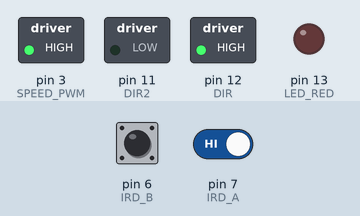
This sketch was run on a simulated Arduino Uno, built with avr-gcc and run on an emulated ATmega328P. Parts: switched loads named in the sketch (green lamp = pin HIGH), output pins drawn as LEDs (lit = HIGH). Dashed ring = blinking. The test bench sets the inputs (shaded band); at power-on: pin 7 (IRD_A) HIGH, pin 6 (IRD_B) HIGH.

Above: at 1.2 s.
1.3 s: pin 7 (IRD_A) driven LOW
At 2.6 s:
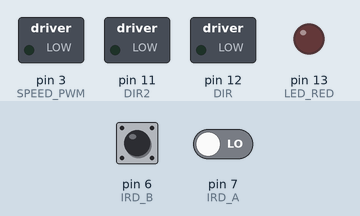
3.6 s: pin 6 (IRD_B) driven LOW
At 4.5 s:
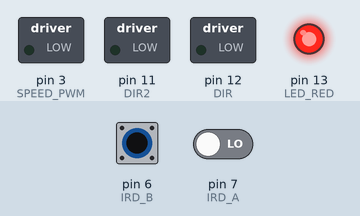
5.1 s: pin 6 (IRD_B) driven HIGH
At 5.8 s:
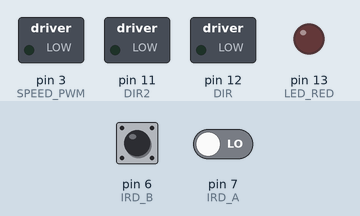
6.6 s: pin 6 (IRD_B) pulsed LOW 2 times (0.12 s each, 0.3 s apart)
At 6.66 s:
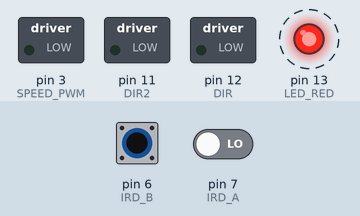
10.2 s: pin 6 (IRD_B) pulsed LOW 2 times (0.12 s each, 0.3 s apart)
At 16.5 s:
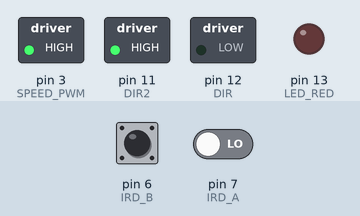
16.8 s: pin 6 (IRD_B) driven LOW
At 19.1 s:
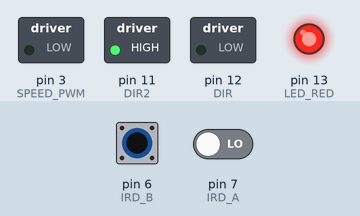
Timing chart, 0 to 20.1 s (numbered marks = the images above; inputs shaded):
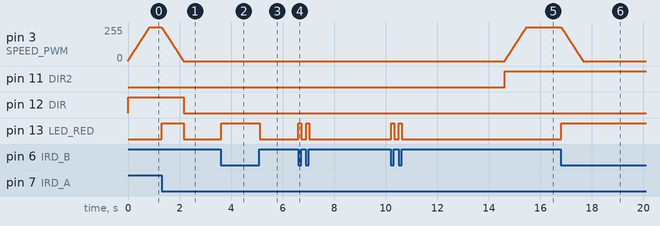

Measured:
- after the input at 1.3 s, pin 3 (SPEED_PWM): moves from 255/255 to 0/255 over 0.84 s, starting at once; pin 12 (DIR): HIGH → LOW after 0.86 s; pin 13 (LED_RED): LOW → HIGH at once, → LOW 0.85 s later
- after the input at 3.6 s, pin 13 (LED_RED): LOW → HIGH at once
- after the input at 5.1 s, pin 13 (LED_RED): HIGH → LOW at once
- after the input at 6.6 s, pin 3 (SPEED_PWM): stays 0/255 (without the input it goes to 3/255 after 2.5 s); pin 11 (DIR2): stays LOW (without the input it goes to HIGH after 2.5 s); pin 13 (LED_RED): alternates HIGH for 0.12 s and LOW for 0.18 s, 4 changes in all, then stays LOW, starting at once
- after the input at 10.2 s, pin 11 (DIR2): LOW → HIGH after 4.4 s instead of 0.82 s; pin 13 (LED_RED): alternates HIGH for 0.12 s and LOW for 0.17 s, 4 changes in all, then stays LOW, starting at once
- after the input at 16.8 s, pin 3 (SPEED_PWM): moves from 255/255 to 0/255 over 0.84 s, starting at once; pin 13 (LED_RED): LOW → HIGH at once

The sketch:

controlled_model_train_1a.ino
```cpp
/////////////////////////////////////////////////////
//
// Simple back and forth train control by Arduino with IR sensor
//
// ryuchihoon@gmail.com
// http://ardutrain.blogspot.com/2013/06/back-and-forth-train-control-by-arduino.html
// video: https://youtu.be/fNeRCVgfMRw
//
// ver.1 by niq_ro (Nicu Florica) - changed for usual IR module (HIGH - free, LOW - obstacle) and control a L298 module
//
// train speed setups
//
// NOTE: Some kato trams are believed that their coreless motors are
//       fragile to low speed PWM'ed input.
//       I use normal(full) speed value as 255.
//
const int SPEED_MAX = 255;
const int SPEED_DELTA = 3;
//const int SPEED_MAX = 90;
//const int SPEED_DELTA = 8;


//
// pin conntection setups
//
const int IRD_A = 7; // detector a
const int IRD_B = 6; // detector b
const int LED_RED = 13;
const int SPEED_PWM = 3;
const int DIR = 12;
const int DIR2 = 11;

const int STAY_TIME = 4 * 1000;

const int CONTROL_INIT = 0;
const int CONTROL_DECEL = 1;
const int CONTROL_STOPPED = 2;
const int CONTROL_RUNNING = 3;
boolean ignore_detector_a = false;
boolean ignore_detector_b = false;
unsigned long time_to_leave = 0;
int train_control = CONTROL_INIT;
int train_speed = 0;
int train_dir = HIGH;
int train_dir2 = LOW;  // negate train_dir

void setup() {
  pinMode(IRD_A, INPUT);
  pinMode(IRD_B, INPUT);
  pinMode(LED_RED, OUTPUT);
  pinMode(SPEED_PWM, OUTPUT);
  pinMode(DIR, OUTPUT);
  pinMode(DIR2, OUTPUT);
}

void loop() {
    int ir_detected = HIGH;  // free
  if(!ignore_detector_a) {
    ir_detected = digitalRead(IRD_A);
     if(ir_detected == LOW) {
      ignore_detector_a = true;
      ignore_detector_b = false;
    }
  } else if(!ignore_detector_b) {
    ir_detected = digitalRead(IRD_B);

    if(ir_detected == LOW) {
      ignore_detector_b = true;
      ignore_detector_a = false;
    }
  }

  if(ir_detected == LOW) {
    train_control = CONTROL_DECEL;
    digitalWrite(LED_RED, HIGH);
  }

  if(train_control != CONTROL_DECEL) {
    digitalWrite(LED_RED, LOW);
  }

  if(train_control == CONTROL_INIT) {
    train_control = CONTROL_RUNNING;
    digitalWrite(DIR, train_dir);
    train_dir2 = (train_dir+1)%2;
    digitalWrite(DIR2, train_dir2);
  }

  speed_control();

  delay(10);
} // end main loop


void speed_control() {
  switch(train_control) {
  case CONTROL_DECEL:
    train_speed -= SPEED_DELTA;
    if(train_speed <= 0) {
      train_speed = 0;
      train_control = CONTROL_STOPPED;
      time_to_leave = millis() + STAY_TIME;
    }
    break;
  case CONTROL_STOPPED:
      digitalWrite(DIR, 0);
      digitalWrite(DIR2, 0);
    if(millis() > time_to_leave) {
      train_dir = HIGH - train_dir;
      train_dir2 = (train_dir+1)%2;
      digitalWrite(DIR, train_dir);
      digitalWrite(DIR2, train_dir2);
      train_control = CONTROL_RUNNING;
    }
    break;
  case CONTROL_RUNNING:
    train_speed += SPEED_DELTA;
    if(train_speed >= SPEED_MAX) {
      train_speed = SPEED_MAX;
    }
    break;
  }
  if(train_speed == 0) {
    digitalWrite(SPEED_PWM, LOW);
  } else if(train_speed == 255) {
    digitalWrite(SPEED_PWM, HIGH);
  } else {
    analogWrite(SPEED_PWM, train_speed);
  }
}

// EOF
```
